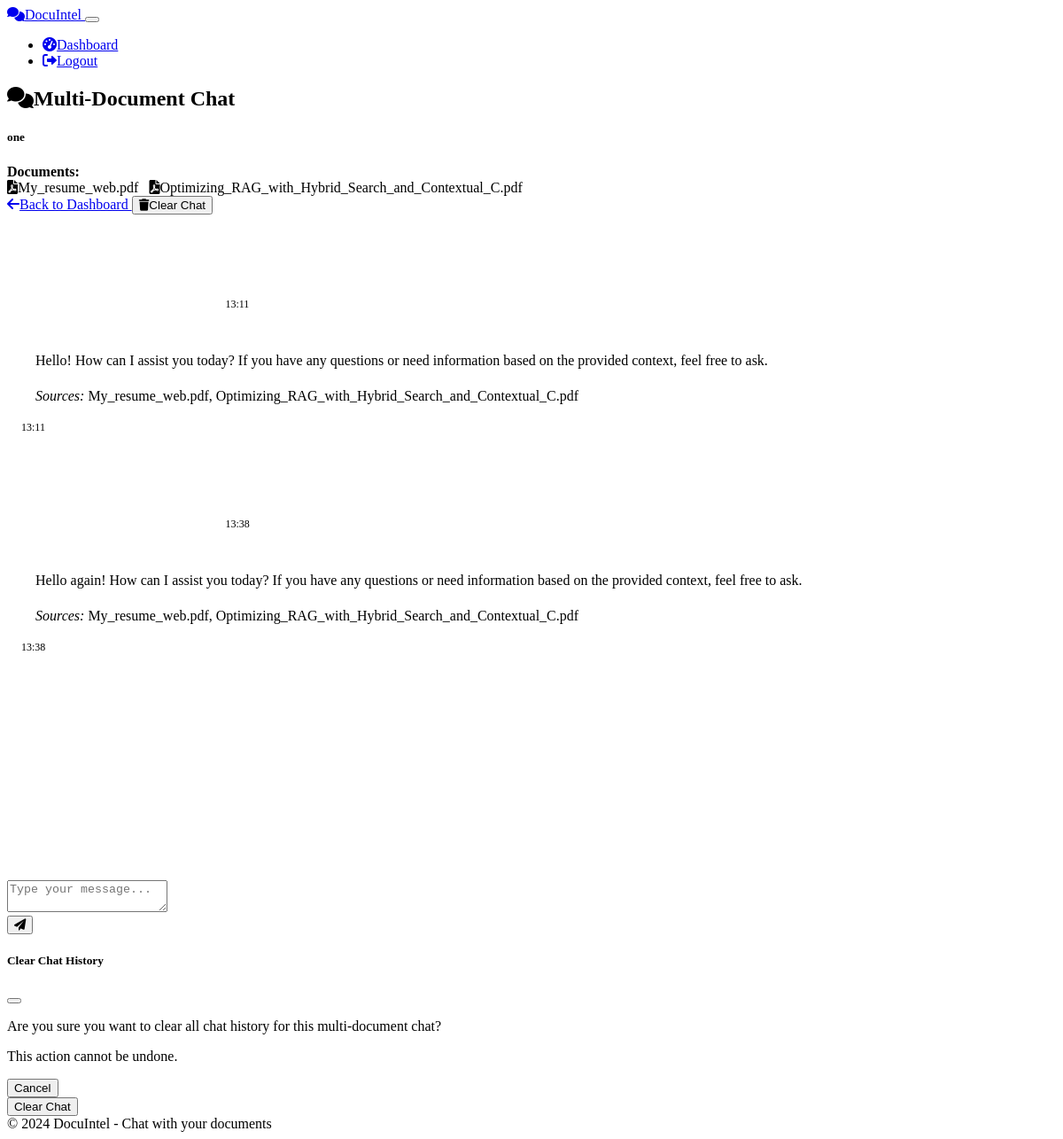
The page /group_chat/3 (signed in) on the database its author committed.
### models.py (models this page shows, shortened)
class GroupChatSession(db.Model):
    id = db.Column(db.Integer, primary_key=True)
    user_id = db.Column(db.Integer, db.ForeignKey('user.id'), nullable=False)
    name = db.Column(db.String(100), nullable=False)
    created_at = db.Column(db.DateTime, default=datetime.utcnow)
    last_active = db.Column(db.DateTime, default=datetime.utcnow, onupdate=datetime.utcnow)
    documents = db.relationship('Document', secondary=document_group_chat, back_populates='group_chats')
    messages = db.relationship('GroupChatMessage', backref='group_chat_session', lazy='dynamic', cascade='all, delete-orphan')

class Document(db.Model):
    id = db.Column(db.Integer, primary_key=True)
    user_id = db.Column(db.Integer, db.ForeignKey('user.id'), nullable=False)
    filename = db.Column(db.String(255), nullable=False)
    original_filename = db.Column(db.String(255), nullable=False)
    file_path = db.Column(db.String(512), nullable=False)
    file_type = db.Column(db.String(20), nullable=False)
    file_size = db.Column(db.Integer, nullable=False)  # in bytes
    processed = db.Column(db.Boolean, default=False)
    uploaded_at = db.Column(db.DateTime, default=datetime.utcnow)
    extracted_text = db.Column(db.Text, nullable=True)
    chat_sessions = db.relationship('ChatSession', backref='document', lazy='dynamic', cascade='all, delete-orphan')
    group_chats = db.relationship('GroupChatSession', secondary=document_group_chat, back_populates='documents')

class GroupChatMessage(db.Model):
    id = db.Column(db.Integer, primary_key=True)
    group_chat_id = db.Column(db.Integer, db.ForeignKey('group_chat_session.id'), nullable=False)
    is_user = db.Column(db.Boolean, default=True)  # True for user messages, False for bot messages
    content = db.Column(db.Text, nullable=False)
    timestamp = db.Column(db.DateTime, default=datetime.utcnow)

### routes/chat.py (the view)
@chat_bp.route('/group_chat/<int:group_chat_id>', methods=['GET'])
@login_required
def group_chat_view(group_chat_id):
    group_chat = GroupChatSession.query.filter_by(
        id=group_chat_id,
        user_id=current_user.id
    ).first_or_404()
    documents = group_chat.documents
    for doc in documents:
        if doc.user_id != current_user.id or not doc.processed:
            flash('One or more documents in this chat are invalid or still processing.', 'warning')
            return redirect(url_for('document.dashboard'))
    messages = GroupChatMessage.query.filter_by(
        group_chat_id=group_chat_id
    ).order_by(GroupChatMessage.timestamp).all()
    form = MessageForm()
    return render_template(
        'group_chat.html',
        group_chat=group_chat,
        documents=documents,
        messages=messages,
        form=form
    )

### routes/chat.py
class MessageForm(FlaskForm):
    message = TextAreaField('Your Message', validators=[DataRequired()])
    submit = SubmitField('Send')

### app.py (called while the page is built)
@app.template_filter('markdown')
def markdown_filter(text):
    return markdown.markdown(text)

@app.context_processor
def utility_processor():
    from datetime import datetime
    return {
        'now': datetime.now
    }

@login_manager.user_loader
def load_user(user_id):
    from models import User
    return User.query.get(int(user_id))

### templates/group_chat.html (shortened to what this page needs)
{% extends 'base.html' %}
{% block content %}
<div class="row mb-3">
    <div class="col-lg-8">
        <h2><i class="fas fa-comments me-2"></i>Multi-Document Chat</h2>
        <h5 class="text-primary">{{ group_chat.name }}</h5>
        <div class="mt-2">
            <strong>Documents:</strong>
            <div class="mt-1">
                {% for document in documents %}
                    {% if document.file_type == 'pdf' %}
                        <span class="badge bg-danger document-badge">
                            <i class="fas fa-file-pdf me-1"></i>{{ document.original_filename }}
                        </span>
                    {% elif document.file_type == 'docx' %}
                        <span class="badge bg-primary document-badge">
                            <i class="fas fa-file-word me-1"></i>{{ document.original_filename }}
                        </span>
                    {% elif document.file_type == 'txt' %}
                        <span class="badge bg-secondary document-badge">
                            <i class="fas fa-file-alt me-1"></i>{{ document.original_filename }}
                        </span>
                    {% else %}
                        <span class="badge bg-info document-badge">
                            <i class="fas fa-file me-1"></i>{{ document.original_filename }}
                        </span>
                    {% endif %}
                {% endfor %}
            </div>
        </div>
    </div>
    <div class="col-lg-4 text-end">
        <a href="{{ url_for('document.dashboard') }}" class="btn btn-secondary">
            <i class="fas fa-arrow-left me-2"></i>Back to Dashboard
        </a>
        <button class="btn btn-danger" data-bs-toggle="modal" data-bs-target="#clearChatModal">
            <i class="fas fa-trash me-2"></i>Clear Chat
        </button>
    </div>
</div>
<div class="card shadow chat-container">
    <div class="message-container" id="messageContainer">
        {% if messages %}
            {% for message in messages %}
                <div class="message {% if message.is_user %}user-message{% else %}bot-message{% endif %}">
                    <div class="message-content">
                        {{ message.content|markdown|safe }}
                    </div>
                    <div class="message-time text-end">
                        {{ message.timestamp.strftime('%H:%M') }}
                    </div>
                </div>
            {% endfor %}
        {% endif %}
    </div>
    <div class="card-footer bg-dark p-3">
        <form id="messageForm" class="d-flex">
            <div class="flex-grow-1 me-2">
                <textarea class="form-control" id="userMessage" rows="2" placeholder="Type your message..." required></textarea>
            </div>
            <div>
                <button type="submit" class="btn btn-primary h-100" id="sendButton">
                    <i class="fas fa-paper-plane"></i>
                </button>
            </div>
        </form>
    </div>
</div>
<div class="modal fade" id="clearChatModal" tabindex="-1" aria-labelledby="clearChatModalLabel" aria-hidden="true">
    <div class="modal-dialog">
        <div class="modal-content">
            <div class="modal-header">
                <h5 class="modal-title" id="clearChatModalLabel">Clear Chat History</h5>
                <button type="button" class="btn-close" data-bs-dismiss="modal" aria-label="Close"></button>
            </div>
            <div class="modal-body">
                <p>Are you sure you want to clear all chat history for this multi-document chat?</p>
                <p class="text-danger">This action cannot be undone.</p>
            </div>
            <div class="modal-footer">
                <button type="button" class="btn btn-secondary" data-bs-dismiss="modal">Cancel</button>
                <form action="{{ url_for('chat.clear_group_chat', group_chat_id=group_chat.id) }}" method="POST">
                    <button type="submit" class="btn btn-danger">Clear Chat</button>
                </form>
            </div>
        </div>
    </div>
</div>
{% endblock %}

### templates/base.html (shortened to what this page needs)
<!DOCTYPE html>
<html lang="en" data-bs-theme="dark">
<head>
    <link rel="stylesheet" href="https://cdn.replit.com/agent/bootstrap-agent-dark-theme.min.css">
    <link rel="stylesheet" href="https://cdnjs.cloudflare.com/ajax/libs/font-awesome/6.0.0/css/all.min.css">
    <link rel="stylesheet" href="{{ url_for('static', filename='css/custom.css') }}">
</head>
<body>
    <nav class="navbar navbar-expand-lg navbar-dark bg-dark">
        <div class="container">
            <a class="navbar-brand" href="{{ url_for('index') }}">
                <i class="fas fa-comments me-2"></i>DocuIntel
            </a>
            <button class="navbar-toggler" type="button" data-bs-toggle="collapse" data-bs-target="#navbarNav" aria-controls="navbarNav" aria-expanded="false" aria-label="Toggle navigation">
            </button>
            <div class="collapse navbar-collapse" id="navbarNav">
                <ul class="navbar-nav ms-auto">
                    {% if current_user.is_authenticated %}
                        <li class="nav-item">
                            <a class="nav-link" href="{{ url_for('document.dashboard') }}">
                                <i class="fas fa-tachometer-alt me-1"></i>Dashboard
                            </a>
                        </li>
                        <li class="nav-item">
                            <a class="nav-link" href="{{ url_for('auth.logout') }}">
                                <i class="fas fa-sign-out-alt me-1"></i>Logout
                            </a>
                        </li>
                    {% endif %}
                </ul>
            </div>
        </div>
    </nav>
    <main class="container py-4">
        {% block content %}{% endblock %}
    </main>
    <footer class="footer mt-auto py-3 bg-dark">
        <div class="container text-center">
            <span class="text-muted">© 2024 DocuIntel - Chat with your documents</span>
        </div>
    </footer>
</body>
</html>

### static/css/custom.css (style rules this page uses)
.message-container { scrollbar-width: thin; scrollbar-color: var(--bs-secondary) var(--bs-dark); }
.bot-message .message-content { line-height: 1.5; }
.bot-message .message-content p { margin-bottom: 0.75rem; }
.bot-message .message-content p:last-child { margin-bottom: 0; }

### templates/group_chat.html (style rules this page uses)
.chat-container { height: calc(100vh - 250px); min-height: 400px; display: flex; flex-direction: column; }
.message-container { flex: 1; overflow-y: auto; padding: 1rem; }
.message { margin-bottom: 1rem; max-width: 80%; }
.user-message { margin-left: auto; }
.bot-message { margin-right: auto; }
.message-content { padding: 0.75rem 1rem; border-radius: 1rem; }
.user-message .message-content { background-color: var(--bs-primary); color: white; border-radius: 1rem 1rem 0 1rem; }
.bot-message .message-content { background-color: var(--bs-dark); border-radius: 1rem 1rem 1rem 0; }
.message-time { font-size: 0.75rem; color: var(--bs-secondary); margin-top: 0.25rem; }
.document-badge { margin-right: 0.5rem; margin-bottom: 0.5rem; }

### rows shown on the page
GroupChatSession: name "one"
Document: original_filename "My_resume_web.pdf"
Document: original_filename "Optimizing_RAG_with_Hybrid_Search_and_Contextual_C.pdf"
GroupChatMessage: timestamp "13:11"
GroupChatMessage: content "Hello! How can I assist you today? If you have any questions or need information based on the provided context, feel free to ask. Sources: My_resume_web.pdf, Optimizing_RAG_with_Hybrid_Search_and_Contextual_C.pdf", timestamp "13:11"
GroupChatMessage: timestamp "13:38"
GroupChatMessage: content "Hello again! How can I assist you today? If you have any questions or need information based on the provided context, feel free to ask. Sources: My_resume_web.pdf, Optimizing_RAG_with_Hybrid_Search_and_Contextual_C.pdf", timestamp "13:38"
